Frame 1 (no input): blank canvas, image omitted
Frame 60 (the mouse pressed at the canvas centre just before this capture): blank canvas, image omitted
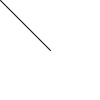
Frame 120 (the mouse held since frame 60 and released just before this capture)

The Processing sketch whose frames 1 and 60 were blank and that drew this single picture after the mouse press (run headless with seeded random() and noise(); from frame 60 on, the mouse is pressed at the canvas centre):

// Processing sketch: sketch_02_1_mouse_simple_drawing
// ── sketch_02_1_mouse_simple_drawing.pde
void setup() {
  size(100, 100);
}

void draw() {
  background(255); 
  line(0, 0, mouseX, mouseY);  //(start X, start Y, end X, end Y)
}

void mousePressed() {
  save("line.jpg");    // if mouse is pressed save line at "line.jpg"
  println("saved...");
}
